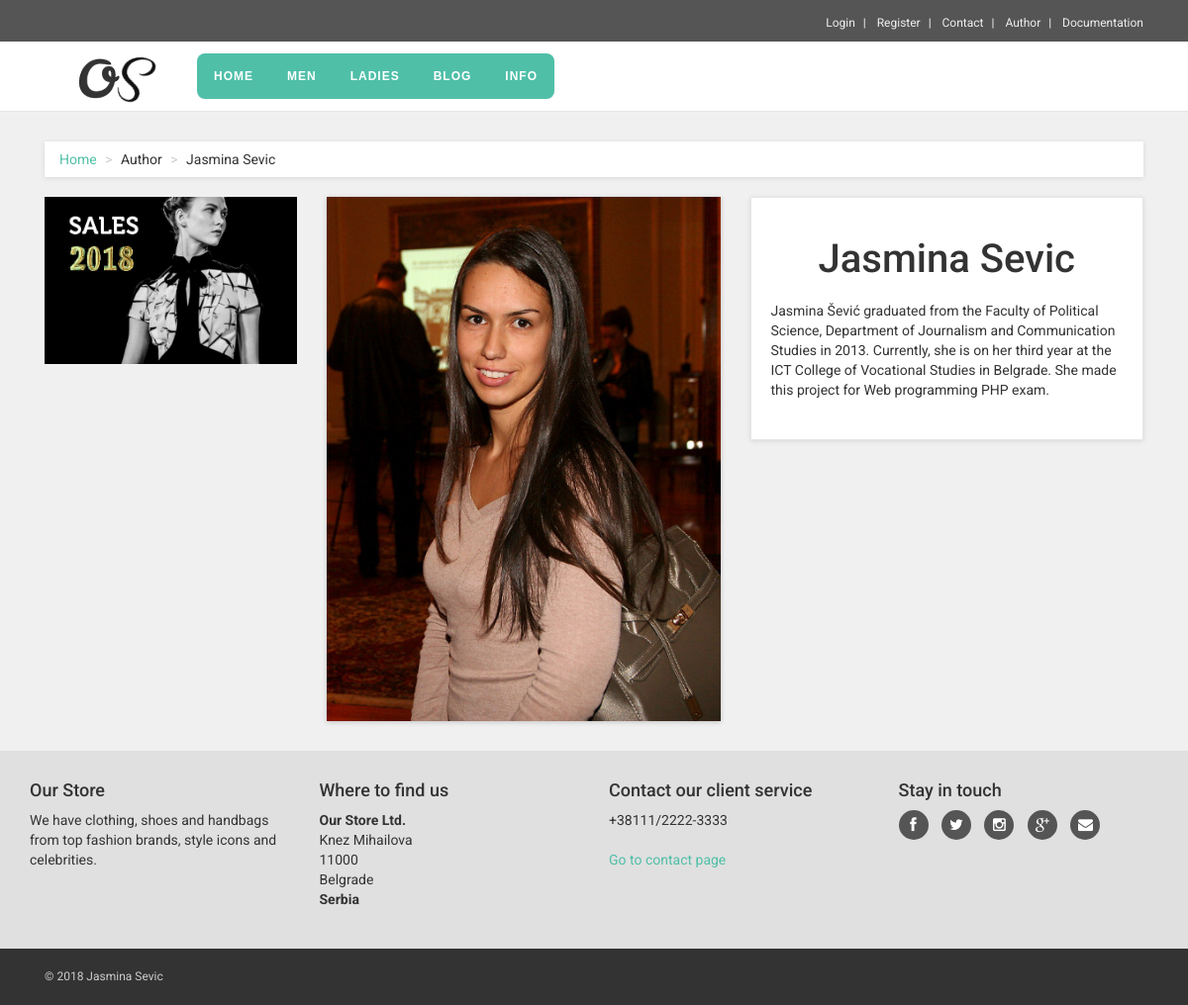
The app's page /author.php?id=1 with its own data.
### tables this page shows
CREATE TABLE `navigation` (
  `id_link` int(11) NOT NULL,
  `name` varchar(100) NOT NULL,
  `path` varchar(100) DEFAULT NULL,
  `parent` int(10) NOT NULL,
  `level` int(10) NOT NULL,
  `position` int(11) NOT NULL
);

CREATE TABLE `user` (
  `id_user` int(11) NOT NULL,
  `first_name` varchar(50) NOT NULL,
  `last_name` varchar(50) NOT NULL,
  `email` varchar(150) NOT NULL,
  `pass` varchar(250) NOT NULL,
  `date_registr` timestamp NOT NULL DEFAULT CURRENT_TIMESTAMP ON UPDATE CURRENT_TIMESTAMP,
  `active` bit(1) NOT NULL,
  `role_id` int(11) NOT NULL,
  `image` varchar(255) NOT NULL,
  `biography` text NOT NULL
);

### php/connection.php (called while the page is built)
<?php
    $host = "localhost";
    $database = "b18_22266661_ourstore";
    $username = "b18_22266661";
    $password = "5276462piramida";
    try{
        $conn = new PDO("mysql:host=$host;dbname=$database;charset=utf8", $username, $password);
        $conn->setAttribute(PDO::ATTR_ERRMODE, PDO::ERRMODE_EXCEPTION);
        $conn->setAttribute(PDO::ATTR_DEFAULT_FETCH_MODE, PDO::FETCH_OBJ);
    }
    catch(PDOEXCEPTIONS $e){
        echo $e->getMESSAGE();
    }
    function executeQuery($upit){
        global $conn;
        $result = $conn->query($upit)->fetchAll();
        return $result;
    }
?>

### author.php (the view, shortened to what this page needs)
<?php
if (isset($_GET['id'])):
    $id = $_GET['id'];
    include "php/connection.php";
    include "views/head.php";
    include "views/header.php";
    include "views/nav.php";
    ?>
							 <?php
    $query_prepare = $conn->prepare("SELECT * FROM user WHERE id_user = :id");
    $query_prepare->execute(array(":id" => $id));
    $result_user = $query_prepare->fetch();
    if (isset($result_user)):
      ?>
							<div id="all">
								<div id="content">
								    <div class="container">
								        <div class="col-md-12">
								            <ul class="breadcrumb">
								                <li><a href="index.php">Home</a>
								                </li>
								                <li>Author</a>
								                </li>
								                <li><?= $result_user->first_name . " " . $result_user->last_name ?></li>
								            </ul>
								        </div>
								        <div class="col-md-3">
								            <div class="banner">
								                <a href="#">
								                    <img src="img/banner.jpg" alt="sales 2018" class="img-responsive">
								                </a>
								            </div>
								        </div>
								        <div class="col-md-9">
								            <div class="row" id="productMain">
								                <div class="col-sm-6">
								                    <div id="mainImage">
								                        <img src="<?= $result_user->image; ?>" alt="<?= $result_user->first_name . " " . $result_user->last_name ?> portrait" class="img-responsive">
								                    </div>
								                </div>
								                <div class="col-sm-6">
								                    <div class="box">
								                        <h1 class="text-center"><?= $result_user->first_name . " " . $result_user->last_name ?></h1>
								                        <p><?= $result_user->biography; ?></p>
								                    </div>
								                </div>
								            </div>
								        </div>
								    </div>
								</div>
							</div>
					<?php endif;?>
							 <?php
    include "views/footer.php";
endif;
?>

### views/nav.php (shortened to what this page needs)
    <div class="navbar navbar-default yamm" role="navigation" id="navbar">
        <div class="container">
            <div class="navbar-header">
                <a class="navbar-brand home" href="index.php" data-animate-hover="bounce">
                    <img src="img/os-logo.png" alt="Obaju logo" class="hidden-xs">
                </a>
            </div>
    <?php
$upit = "SELECT * FROM navigation n";
$res = executeQuery($upit);
$novi = array();
foreach ($res as $r) {
    $novi[] = array("id" => intval($r->id_link),
        "title" => $r->name,
        "parent_id" => $r->parent,
        "path" => $r->path,
        "id_link" => $r->id_link,
    );
}
function has_children($rows, $id)
{
    foreach ($rows as $row) {
        if ($row['parent_id'] == $id) {
            return true;
        }
    }
    return false;
}
function build_menu($rows, $parent = 0)
{
    $result = "<ul>";
    foreach ($rows as $row) {
        if ($row['parent_id'] == $parent) {
            $result .= "<li><a href='" . $row['path'] . "&parent=" . $row['parent_id'] . "&category=" . $row['id_link'] . "'>" . $row['title'] . "</a>";
            if (has_children($rows, $row['id'])) {
                $result .= build_menu($rows, $row['id']);
            }
            $result .= "</li>";
        }
    }
    $result .= "</ul>";
    return $result;
}
?>
            <div class="navbar-collapse collapse" id="navigation">
                <div id='cssmenu'>
                <?php echo build_menu($novi); ?>
                </div>
            </div>
        </div>
    </div>

### css/menumaker.css (style rules this page uses)
#cssmenu, #cssmenu ul, #cssmenu ul li, #cssmenu ul li a, #cssmenu #menu-button { margin: 0; padding: 0; border: 0; list-style: none; line-height: 1; display: block; position: relative; -webkit-box-sizing: border-box; -moz-box-sizing: border-box; box-sizing: border-box; }
#cssmenu:after, #cssmenu > ul:after { content: "."; display: block; clear: both; visibility: hidden; line-height: 0; height: 0; }
#cssmenu { font-family: Montserrat, sans-serif; background: #4fbfa8; margin-top: 12px; border-radius: 8px; }
#cssmenu > ul > li { float: left; }
#cssmenu > ul > li > a { padding: 17px; font-size: 12px; letter-spacing: 1px; text-decoration: none; color: #fff; font-weight: 700; text-transform: uppercase; -webkit-transition: color 0.25s ease; -moz-transition: color 0.25s ease; transition: color 0.25s ease; }

### css/style.default.css (style rules this page uses)
a, button { -webkit-transition: all 0.2s ease-out; -moz-transition: all 0.2s ease-out; transition: all 0.2s ease-out; }
h1 { font-weight: 700; font-size: 40px; }
.breadcrumb { -webkit-box-shadow: 0 1px 5px rgba(0, 0, 0, 0.1); box-shadow: 0 1px 5px rgba(0, 0, 0, 0.1); }
.box { background: #fff; margin: 0 0 30px; border: solid 1px #e6e6e6; -webkit-box-sizing: border-box; -moz-box-sizing: border-box; box-sizing: border-box; padding: 20px; -webkit-box-shadow: 0 1px 5px rgba(0, 0, 0, 0.1); box-shadow: 0 1px 5px rgba(0, 0, 0, 0.1); }
#content .banner { margin-bottom: 30px; }
#content #mainImage { -webkit-box-shadow: 0 1px 5px rgba(0, 0, 0, 0.2); box-shadow: 0 1px 5px rgba(0, 0, 0, 0.2); }
#content #productMain { margin-bottom: 30px; }
.yamm .nav, .yamm .collapse, .yamm .dropup, .yamm .dropdown { position: static; }
.yamm .container { position: relative; }
.navbar { font-family: "Roboto", Helvetica, Arial, sans-serif; min-height: 70px; margin-bottom: 30px; border: none; border-bottom: 1px solid transparent; }
@media (min-width: 768px) { .navbar { border-radius: 0; } }
.navbar-collapse { max-height: 340px; overflow-x: visible; padding-right: 15px; padding-left: 15px; }
@media (min-width: 768px) { .navbar-collapse { float: left; width: auto; border-top: 0; box-shadow: none; } }
@media (min-width: 768px) { .navbar-collapse.collapse { display: block !important; height: auto !important; padding-bottom: 0; overflow: visible !important; } }
.container > .navbar-header, .container-fluid > .navbar-header, .container > .navbar-collapse, .container-fluid > .navbar-collapse { margin-right: -15px; margin-left: -15px; }
@media (min-width: 768px) { .container > .navbar-header, .container-fluid > .navbar-header, .container > .navbar-collapse, .container-fluid > .navbar-collapse { margin-right: 0; margin-left: 0; } }
.navbar-brand { float: left; padding: 10px 15px; font-size: 18px; line-height: 20px; height: 70px; }
@media (min-width: 768px) { .navbar > .container .navbar-brand, .navbar > .container-fluid .navbar-brand { margin-left: -15px; } }
.navbar-default { background-color: #ffffff; border-bottom-color: #e6e6e6; }
.navbar-default .navbar-brand { color: #777777; }
.navbar-default .navbar-collapse { border-color: #e6e6e6; }
body { font-family: "Roboto", Helvetica, Arial, sans-serif; font-size: 14px; line-height: 1.42857143; color: #333333; background-color: #f0f0f0; }
a { color: #4fbfa8; text-decoration: none; }
.breadcrumb { padding: 8px 15px; margin-bottom: 20px; background-color: #ffffff; border-radius: 0; }
.breadcrumb > li + li:before { content: ">\00a0"; color: #cccccc; }
h1, h2, h3, h4, h5, h6, .h1, .h2, .h3, .h4, .h5, .h6 { font-family: inherit; font-weight: 500; line-height: 1.1; color: inherit; }
h1, .h1, h2, .h2, h3, .h3 { margin-top: 20px; margin-bottom: 20px; }
p, ul, ol { margin: 0 0 20px; }

### records on screen
navigation: name "HOME"
navigation: name "MEN"
navigation: name "LADIES"
navigation: name "BLOG"
navigation: name "INFO"
user: first_name "Jasmina", last_name "Sevic", image (picture), biography "Jasmina Šević graduated from the Faculty of Political Science, Department of Journalism and Communication Studies in 2013. Currently, she is on her third year at the ICT College of Vocational Studies in Belgrade. She made this project for Web programming PHP exam."
